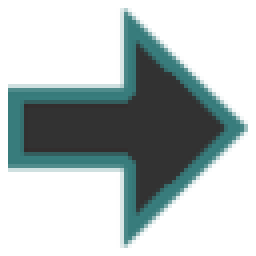
#> input picture data/editor/arrow_array_gen/input.png, 64 x 64 px (shown 4 times larger)
$ python gen_part1.py
#> lines starting #> are read from the running program, lines starting #| are printed output that depends on the picture
from PIL import Image

def rotate_and_save_image(image_path):
    # Load image
#> called with image_path = 'input.png'
    img = Image.open(image_path)
#> img is the input picture: PIL image 64x64 RGBA; mean R, G, B, A 12.5, 28.7, 28.7, 84.5

    for i in range(90):
        # Rotate image
        rotated_img = img.rotate(-i, expand=False, center=(img.width/2, img.height/2))

        # Save rotated image
        rotated_img.save(f"output_{i}.png")
#> this loop made 90 passes
#> pass 3, in rotate_and_save_image, `rotated_img = img.rotate(-i, expand=False, center=(img.width/2, img.he..`:
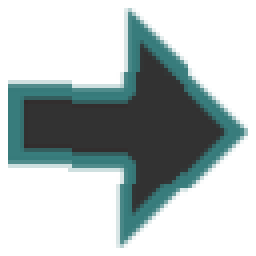
#> rotated_img: PIL image 64x64 RGBA (shown 4 times larger); mean R, G, B, A 12.5, 28.7, 28.7, 84.5; transparent parts drawn white
#> after the loop:
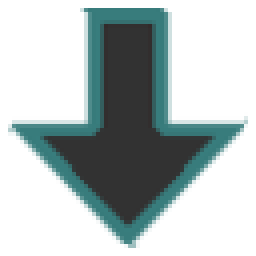
#> rotated_img: PIL image 64x64 RGBA (shown 4 times larger); mean R, G, B, A 12.5, 28.7, 28.7, 84.5; transparent parts drawn white

# Specify the path to your image
image_path = "input.png"
rotate_and_save_image(image_path)
